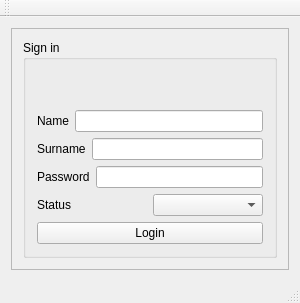
<?xml version="1.0" encoding="UTF-8"?>
<ui version="4.0">
 <class>LoginWindow</class>
 <widget class="QMainWindow" name="LoginWindow">
  <property name="geometry">
   <rect>
    <x>0</x>
    <y>0</y>
    <width>300</width>
    <height>303</height>
   </rect>
  </property>
  <property name="sizePolicy">
   <sizepolicy hsizetype="Preferred" vsizetype="Preferred">
    <horstretch>0</horstretch>
    <verstretch>0</verstretch>
   </sizepolicy>
  </property>
  <property name="windowTitle">
   <string>LoginWindow</string>
  </property>
  <property name="animated">
   <bool>true</bool>
  </property>
  <widget class="QWidget" name="centralWidget">
   <layout class="QGridLayout" name="gridLayout">
    <item row="0" column="0">
     <widget class="QScrollArea" name="scrollArea">
      <property name="widgetResizable">
       <bool>true</bool>
      </property>
      <widget class="QWidget" name="scrollAreaWidgetContents">
       <property name="geometry">
        <rect>
         <x>0</x>
         <y>0</y>
         <width>280</width>
         <height>230</height>
        </rect>
       </property>
       <layout class="QGridLayout" name="gridLayout_3">
        <item row="0" column="0">
         <widget class="QGroupBox" name="groupBox">
          <property name="title">
           <string>Sign in</string>
          </property>
          <layout class="QGridLayout" name="gridLayout_2">
           <item row="0" column="0">
            <layout class="QVBoxLayout" name="verticalLayout_3">
             <item>
              <widget class="QLabel" name="label_status">
               <property name="palette">
                <palette>
                 <active>
                  <colorrole role="WindowText">
                   <brush brushstyle="SolidPattern">
                    <color alpha="255">
                     <red>0</red>
                     <green>0</green>
                     <blue>0</blue>
                    </color>
                   </brush>
                  </colorrole>
                  <colorrole role="Button">
                   <brush brushstyle="SolidPattern">
                    <color alpha="255">
                     <red>216</red>
                     <green>211</green>
                     <blue>210</blue>
                    </color>
                   </brush>
                  </colorrole>
                  <colorrole role="Light">
                   <brush brushstyle="SolidPattern">
                    <color alpha="255">
                     <red>255</red>
                     <green>255</green>
                     <blue>255</blue>
                    </color>
                   </brush>
                  </colorrole>
                  <colorrole role="Midlight">
                   <brush brushstyle="SolidPattern">
                    <color alpha="255">
                     <red>235</red>
                     <green>233</green>
                     <blue>232</blue>
                    </color>
                   </brush>
                  </colorrole>
                  <colorrole role="Dark">
                   <brush brushstyle="SolidPattern">
                    <color alpha="255">
                     <red>108</red>
                     <green>105</green>
                     <blue>105</blue>
                    </color>
                   </brush>
                  </colorrole>
                  <colorrole role="Mid">
                   <brush brushstyle="SolidPattern">
                    <color alpha="255">
                     <red>144</red>
                     <green>141</green>
                     <blue>140</blue>
                    </color>
                   </brush>
                  </colorrole>
                  <colorrole role="Text">
                   <brush brushstyle="SolidPattern">
                    <color alpha="255">
                     <red>0</red>
                     <green>0</green>
                     <blue>0</blue>
                    </color>
                   </brush>
                  </colorrole>
                  <colorrole role="BrightText">
                   <brush brushstyle="SolidPattern">
                    <color alpha="255">
                     <red>255</red>
                     <green>255</green>
                     <blue>255</blue>
                    </color>
                   </brush>
                  </colorrole>
                  <colorrole role="ButtonText">
                   <brush brushstyle="SolidPattern">
                    <color alpha="255">
                     <red>0</red>
                     <green>0</green>
                     <blue>0</blue>
                    </color>
                   </brush>
                  </colorrole>
                  <colorrole role="Base">
                   <brush brushstyle="SolidPattern">
                    <color alpha="255">
                     <red>255</red>
                     <green>255</green>
                     <blue>255</blue>
                    </color>
                   </brush>
                  </colorrole>
                  <colorrole role="Window">
                   <brush brushstyle="SolidPattern">
                    <color alpha="255">
                     <red>216</red>
                     <green>211</green>
                     <blue>210</blue>
                    </color>
                   </brush>
                  </colorrole>
                  <colorrole role="Shadow">
                   <brush brushstyle="SolidPattern">
                    <color alpha="255">
                     <red>0</red>
                     <green>0</green>
                     <blue>0</blue>
                    </color>
                   </brush>
                  </colorrole>
                  <colorrole role="AlternateBase">
                   <brush brushstyle="SolidPattern">
                    <color alpha="255">
                     <red>235</red>
                     <green>233</green>
                     <blue>232</blue>
                    </color>
                   </brush>
                  </colorrole>
                  <colorrole role="ToolTipBase">
                   <brush brushstyle="SolidPattern">
                    <color alpha="255">
                     <red>255</red>
                     <green>255</green>
                     <blue>220</blue>
                    </color>
                   </brush>
                  </colorrole>
                  <colorrole role="ToolTipText">
                   <brush brushstyle="SolidPattern">
                    <color alpha="255">
                     <red>0</red>
                     <green>0</green>
                     <blue>0</blue>
                    </color>
                   </brush>
                  </colorrole>
                 </active>
                 <inactive>
                  <colorrole role="WindowText">
                   <brush brushstyle="SolidPattern">
                    <color alpha="255">
                     <red>0</red>
                     <green>0</green>
                     <blue>0</blue>
                    </color>
                   </brush>
                  </colorrole>
                  <colorrole role="Button">
                   <brush brushstyle="SolidPattern">
                    <color alpha="255">
                     <red>216</red>
                     <green>211</green>
                     <blue>210</blue>
                    </color>
                   </brush>
                  </colorrole>
                  <colorrole role="Light">
                   <brush brushstyle="SolidPattern">
                    <color alpha="255">
                     <red>255</red>
                     <green>255</green>
                     <blue>255</blue>
                    </color>
                   </brush>
                  </colorrole>
                  <colorrole role="Midlight">
                   <brush brushstyle="SolidPattern">
                    <color alpha="255">
                     <red>235</red>
                     <green>233</green>
                     <blue>232</blue>
                    </color>
                   </brush>
                  </colorrole>
                  <colorrole role="Dark">
                   <brush brushstyle="SolidPattern">
                    <color alpha="255">
                     <red>108</red>
                     <green>105</green>
                     <blue>105</blue>
                    </color>
                   </brush>
                  </colorrole>
                  <colorrole role="Mid">
                   <brush brushstyle="SolidPattern">
                    <color alpha="255">
                     <red>144</red>
                     <green>141</green>
                     <blue>140</blue>
                    </color>
                   </brush>
                  </colorrole>
                  <colorrole role="Text">
                   <brush brushstyle="SolidPattern">
                    <color alpha="255">
                     <red>0</red>
                     <green>0</green>
                     <blue>0</blue>
                    </color>
                   </brush>
                  </colorrole>
                  <colorrole role="BrightText">
                   <brush brushstyle="SolidPattern">
                    <color alpha="255">
                     <red>255</red>
                     <green>255</green>
                     <blue>255</blue>
                    </color>
                   </brush>
                  </colorrole>
                  <colorrole role="ButtonText">
                   <brush brushstyle="SolidPattern">
                    <color alpha="255">
                     <red>0</red>
                     <green>0</green>
                     <blue>0</blue>
                    </color>
                   </brush>
                  </colorrole>
                  <colorrole role="Base">
                   <brush brushstyle="SolidPattern">
                    <color alpha="255">
                     <red>255</red>
                     <green>255</green>
                     <blue>255</blue>
                    </color>
                   </brush>
                  </colorrole>
                  <colorrole role="Window">
                   <brush brushstyle="SolidPattern">
                    <color alpha="255">
                     <red>216</red>
                     <green>211</green>
                     <blue>210</blue>
                    </color>
                   </brush>
                  </colorrole>
                  <colorrole role="Shadow">
                   <brush brushstyle="SolidPattern">
                    <color alpha="255">
                     <red>0</red>
                     <green>0</green>
                     <blue>0</blue>
                    </color>
                   </brush>
                  </colorrole>
                  <colorrole role="AlternateBase">
                   <brush brushstyle="SolidPattern">
                    <color alpha="255">
                     <red>235</red>
                     <green>233</green>
                     <blue>232</blue>
                    </color>
                   </brush>
                  </colorrole>
                  <colorrole role="ToolTipBase">
                   <brush brushstyle="SolidPattern">
                    <color alpha="255">
                     <red>255</red>
                     <green>255</green>
                     <blue>220</blue>
                    </color>
                   </brush>
                  </colorrole>
                  <colorrole role="ToolTipText">
                   <brush brushstyle="SolidPattern">
                    <color alpha="255">
                     <red>0</red>
                     <green>0</green>
                     <blue>0</blue>
                    </color>
                   </brush>
                  </colorrole>
                 </inactive>
                 <disabled>
                  <colorrole role="WindowText">
                   <brush brushstyle="SolidPattern">
                    <color alpha="255">
                     <red>108</red>
                     <green>105</green>
                     <blue>105</blue>
                    </color>
                   </brush>
                  </colorrole>
                  <colorrole role="Button">
                   <brush brushstyle="SolidPattern">
                    <color alpha="255">
                     <red>216</red>
                     <green>211</green>
                     <blue>210</blue>
                    </color>
                   </brush>
                  </colorrole>
                  <colorrole role="Light">
                   <brush brushstyle="SolidPattern">
                    <color alpha="255">
                     <red>255</red>
                     <green>255</green>
                     <blue>255</blue>
                    </color>
                   </brush>
                  </colorrole>
                  <colorrole role="Midlight">
                   <brush brushstyle="SolidPattern">
                    <color alpha="255">
                     <red>235</red>
                     <green>233</green>
                     <blue>232</blue>
                    </color>
                   </brush>
                  </colorrole>
                  <colorrole role="Dark">
                   <brush brushstyle="SolidPattern">
                    <color alpha="255">
                     <red>108</red>
                     <green>105</green>
                     <blue>105</blue>
                    </color>
                   </brush>
                  </colorrole>
                  <colorrole role="Mid">
                   <brush brushstyle="SolidPattern">
                    <color alpha="255">
                     <red>144</red>
                     <green>141</green>
                     <blue>140</blue>
                    </color>
                   </brush>
                  </colorrole>
                  <colorrole role="Text">
                   <brush brushstyle="SolidPattern">
                    <color alpha="255">
                     <red>108</red>
                     <green>105</green>
                     <blue>105</blue>
                    </color>
                   </brush>
                  </colorrole>
                  <colorrole role="BrightText">
                   <brush brushstyle="SolidPattern">
                    <color alpha="255">
                     <red>255</red>
                     <green>255</green>
                     <blue>255</blue>
                    </color>
                   </brush>
                  </colorrole>
                  <colorrole role="ButtonText">
                   <brush brushstyle="SolidPattern">
                    <color alpha="255">
                     <red>108</red>
                     <green>105</green>
                     <blue>105</blue>
                    </color>
                   </brush>
                  </colorrole>
                  <colorrole role="Base">
                   <brush brushstyle="SolidPattern">
                    <color alpha="255">
                     <red>216</red>
                     <green>211</green>
                     <blue>210</blue>
                    </color>
                   </brush>
                  </colorrole>
                  <colorrole role="Window">
                   <brush brushstyle="SolidPattern">
                    <color alpha="255">
                     <red>216</red>
                     <green>211</green>
                     <blue>210</blue>
                    </color>
                   </brush>
                  </colorrole>
                  <colorrole role="Shadow">
                   <brush brushstyle="SolidPattern">
                    <color alpha="255">
                     <red>0</red>
                     <green>0</green>
                     <blue>0</blue>
                    </color>
                   </brush>
                  </colorrole>
                  <colorrole role="AlternateBase">
                   <brush brushstyle="SolidPattern">
                    <color alpha="255">
                     <red>216</red>
                     <green>211</green>
                     <blue>210</blue>
                    </color>
                   </brush>
                  </colorrole>
                  <colorrole role="ToolTipBase">
                   <brush brushstyle="SolidPattern">
                    <color alpha="255">
                     <red>255</red>
                     <green>255</green>
                     <blue>220</blue>
                    </color>
                   </brush>
                  </colorrole>
                  <colorrole role="ToolTipText">
                   <brush brushstyle="SolidPattern">
                    <color alpha="255">
                     <red>0</red>
                     <green>0</green>
                     <blue>0</blue>
                    </color>
                   </brush>
                  </colorrole>
                 </disabled>
                </palette>
               </property>
               <property name="font">
                <font>
                 <family>Microsoft YaHei</family>
                 <pointsize>10</pointsize>
                 <italic>false</italic>
                </font>
               </property>
               <property name="text">
                <string/>
               </property>
              </widget>
             </item>
             <item>
              <layout class="QVBoxLayout" name="verticalLayout">
               <item>
                <layout class="QHBoxLayout" name="horizontalLayout_9">
                 <item>
                  <widget class="QLabel" name="label_2">
                   <property name="text">
                    <string>Name</string>
                   </property>
                  </widget>
                 </item>
                 <item>
                  <widget class="QLineEdit" name="lineEdit_name"/>
                 </item>
                </layout>
               </item>
               <item>
                <layout class="QHBoxLayout" name="horizontalLayout_3">
                 <item>
                  <widget class="QLabel" name="label_4">
                   <property name="text">
                    <string>Surname</string>
                   </property>
                  </widget>
                 </item>
                 <item>
                  <widget class="QLineEdit" name="lineEdit_surname"/>
                 </item>
                </layout>
               </item>
               <item>
                <layout class="QHBoxLayout" name="horizontalLayout_2">
                 <item>
                  <widget class="QLabel" name="label_3">
                   <property name="text">
                    <string>Password</string>
                   </property>
                  </widget>
                 </item>
                 <item>
                  <widget class="QLineEdit" name="lineEdit_password">
                   <property name="frame">
                    <bool>true</bool>
                   </property>
                   <property name="echoMode">
                    <enum>QLineEdit::Password</enum>
                   </property>
                  </widget>
                 </item>
                </layout>
               </item>
               <item>
                <layout class="QHBoxLayout" name="horizontalLayout">
                 <item>
                  <widget class="QLabel" name="label">
                   <property name="text">
                    <string>Status</string>
                   </property>
                  </widget>
                 </item>
                 <item>
                  <widget class="QComboBox" name="comboBox"/>
                 </item>
                </layout>
               </item>
               <item>
                <widget class="QPushButton" name="pushButton_login">
                 <property name="text">
                  <string>Login</string>
                 </property>
                </widget>
               </item>
              </layout>
             </item>
            </layout>
           </item>
          </layout>
         </widget>
        </item>
       </layout>
      </widget>
     </widget>
    </item>
   </layout>
  </widget>
  <widget class="QMenuBar" name="menuBar">
   <property name="geometry">
    <rect>
     <x>0</x>
     <y>0</y>
     <width>300</width>
     <height>21</height>
    </rect>
   </property>
  </widget>
  <widget class="QToolBar" name="mainToolBar">
   <attribute name="toolBarArea">
    <enum>TopToolBarArea</enum>
   </attribute>
   <attribute name="toolBarBreak">
    <bool>false</bool>
   </attribute>
  </widget>
  <widget class="QStatusBar" name="statusBar"/>
 </widget>
 <layoutdefault spacing="6" margin="11"/>
 <resources/>
 <connections/>
</ui>
